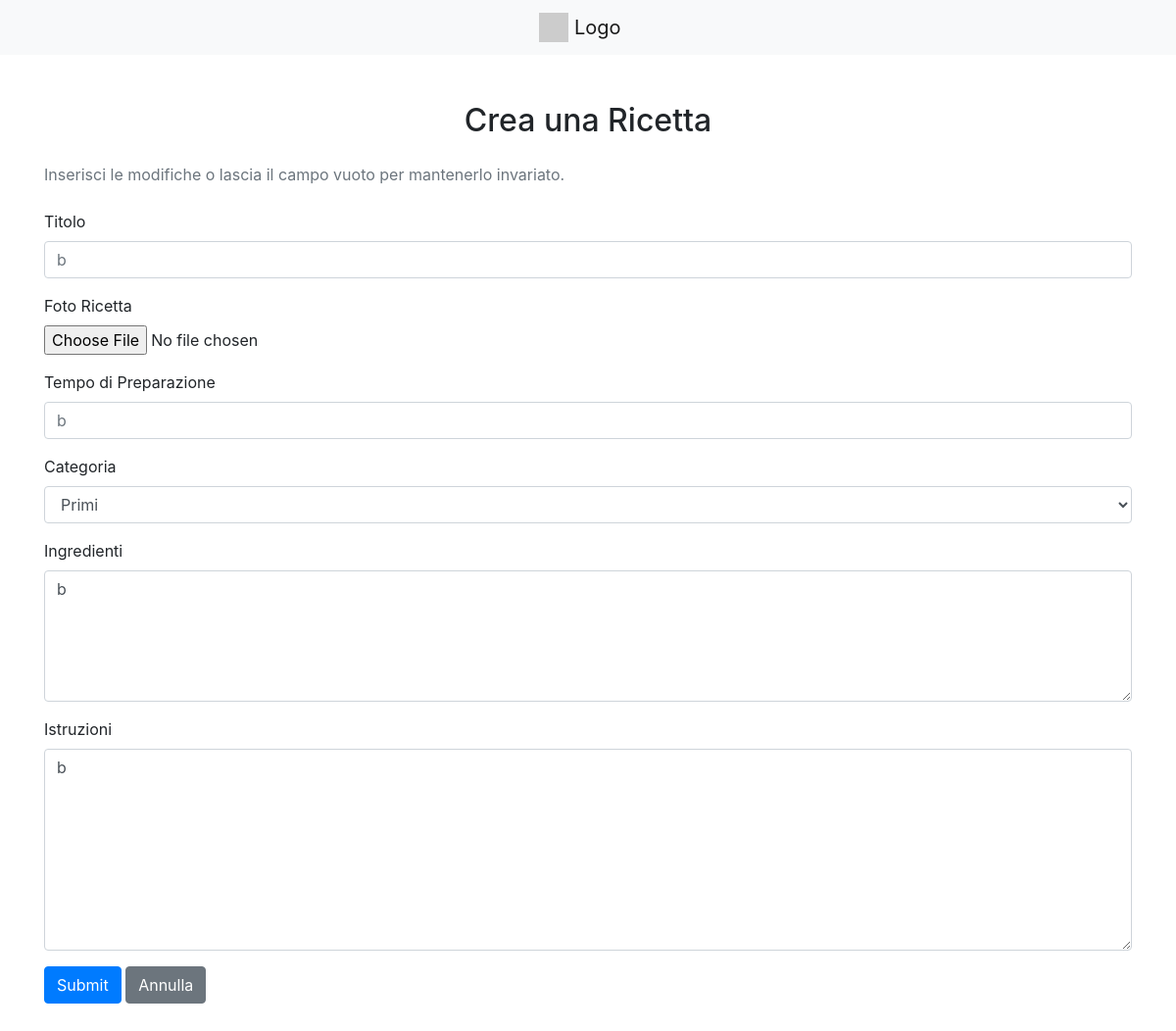
The page /recipe/16/modifica/ (signed in) on the database its author committed.
### sito/models.py (models this page shows, shortened)
class Recipe(models.Model):
    title = models.CharField(max_length=200)
    photo = models.ImageField(upload_to='recipes_photos/', blank=True, null=True)
    preparationtime = models.CharField(help_text="Totale tempo di preparazione (es: 1 hour 30 minutes)", max_length=200,
                                       blank=True, null=True)
    category = models.ForeignKey(Category, on_delete=models.CASCADE)
    user = models.ForeignKey('CustomUser', on_delete=models.CASCADE)
    ingredients = models.TextField()
    instructions = models.TextField()

### sito/views.py (the view)
# urls.py: path('recipe/<int:recipe_id>/modifica/', modifica_ricetta, name='modifica_ricetta'),
@login_required
def modifica_ricetta(request, recipe_id):
    recipe = get_object_or_404(Recipe, id=recipe_id)
    categories = Category.objects.all()
    return render(request, 'modifica_ricetta.html', {'recipe': recipe, 'categories': categories})

### template/modifica_ricetta.html (shortened to what this page needs)
<!DOCTYPE html>
<html lang="en">
<head>
    <link href="https://stackpath.bootstrapcdn.com/bootstrap/4.5.2/css/bootstrap.min.css" rel="stylesheet">
</head>
<body>
    <nav class="navbar navbar-light bg-light justify-content-center">
        <a class="navbar-brand" href="{% url 'homepage' %}">
            <img src="https://via.placeholder.com/30" alt="Logo" class="d-inline-block align-top">
            Logo
        </a>
    </nav>
    <div class="container my-5">
        <h2 class="text-center">Crea una Ricetta</h2>
        <p class="my-4 text-muted">Inserisci le modifiche o lascia il campo vuoto per mantenerlo invariato.</p>
        <form method="post" action="{% url 'update_ricetta' recipe.id %}" enctype="multipart/form-data">
            <div class="form-group">
                <label for="titolo">Titolo</label>
                <input type="text" class="form-control" id="titolo" name= "titolo" placeholder = "{{recipe.title}}"  >
            </div>
            <div class="form-group">
                <label for="foto-ricetta">Foto Ricetta</label>
                <input type="file" class="form-control-file" id="foto-ricetta" name="foto">
            </div>
            <div class="form-group">
                <label for="tempo-preparazione">Tempo di Preparazione</label>
                <input type="text" class="form-control" id="tempo-preparazione" name="tempo" placeholder="{{ recipe.preparationtime}}">
            </div>
            <div class="form-group">
                <label for="category">Categoria</label>
                <select class="form-control" id="category" name="category">
                    {% for category in categories %}
                        <option value="{{ category.id }}">{{ category.name }}</option>
                    {% endfor %}
                </select>
            </div>
            <div class="form-group">
                <label for="ingredienti">Ingredienti</label>
                <textarea class="form-control" id="ingredienti" name="ingredienti" rows="5"  >{{recipe.ingredients}}</textarea>
            </div>
            <div class="form-group">
                <label for="istruzioni">Istruzioni</label>
                <textarea class="form-control" id="istruzioni" name="istruzioni" rows="8"  >{{recipe.instructions}}</textarea>
            </div>
            <button type="submit" class="btn btn-primary">Submit</button>
            <a href="{% url 'recipe_detail' recipe.id %}" class="btn btn-secondary">Annulla</a>
        </form>
    </div>
</body>
</html>

### rows shown on the page
Recipe: titolo "b", tempo "b", ingredienti "b", istruzioni "b"

### other values the page prints
form field category "Primi"
